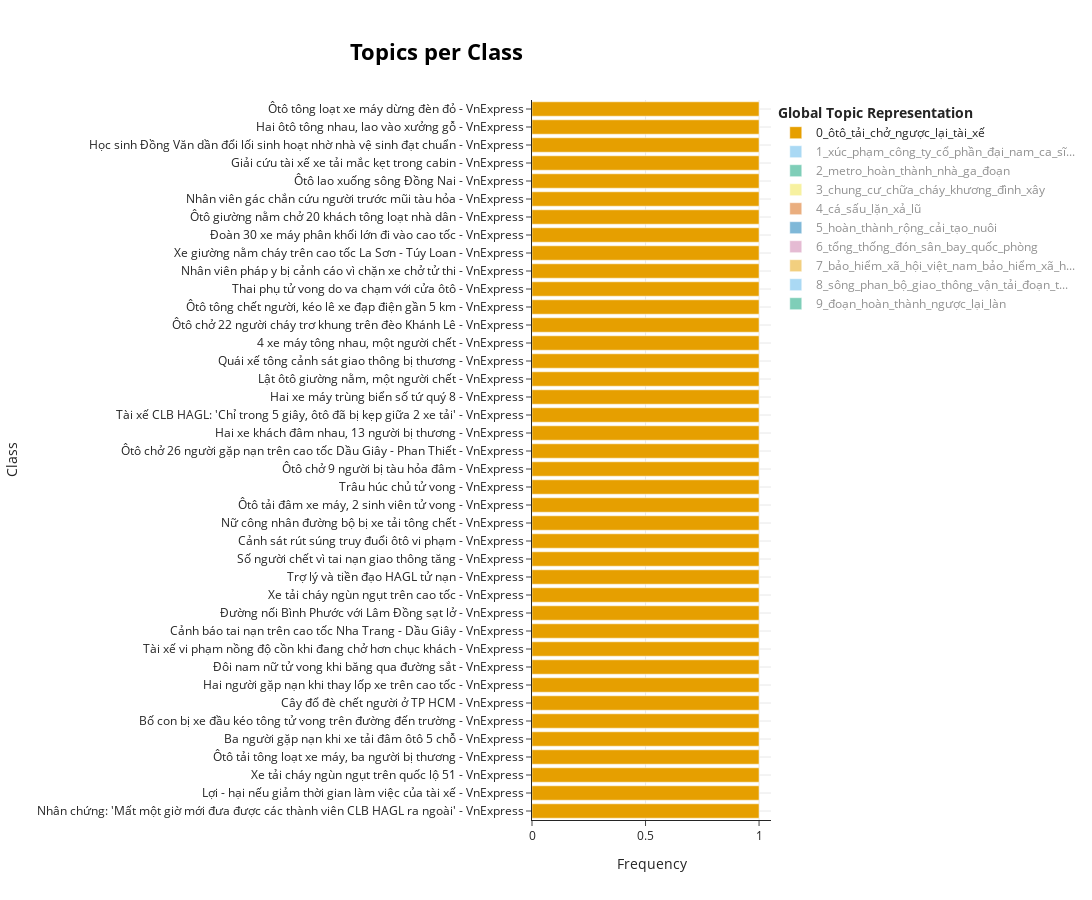

Notebook cell for this chart:
### Code cell
classes = [i for i in papers["title"]]
topics_per_class = topic_model.topics_per_class(docs, classes=classes)
topic_model.visualize_topics_per_class(topics_per_class)
